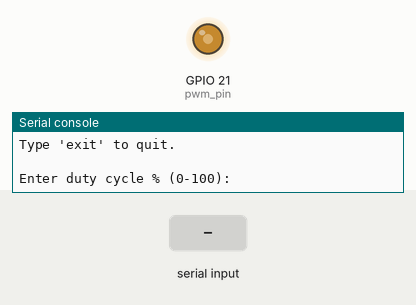
This program was run on a simulated ESP32 board running MicroPython. Shown: output pins drawn as LEDs (lit = HIGH), the last lines printed to the serial console. The inputs (shaded band) are chosen by the test bench. At 4.3 s the program stops and its outputs stay as they are.

Above: at 1.2 s.
1.3 s: "5" typed at the serial console, then Enter
At 2.5 s:
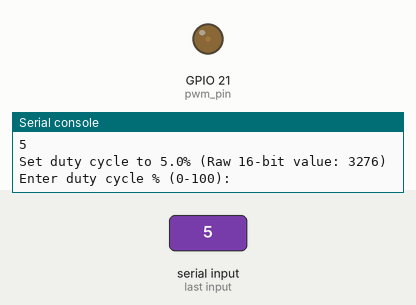
2.8 s: "90" typed at the serial console, then Enter
At 3.7 s:
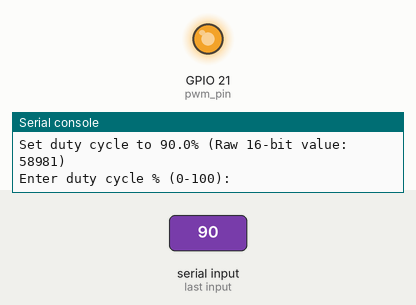
4.3 s: "exit" typed at the serial console, then Enter
At 4.8 s:
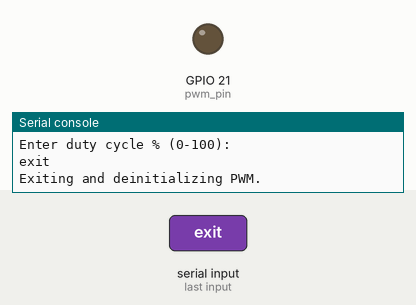
Timing chart, 0 to 5.8 s (numbered marks = the images above; inputs shaded):
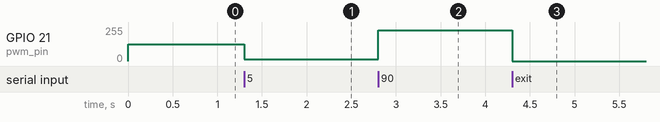

Measured:
- after the input at 1.3 s, GPIO 21 (pwm_pin): 127/255 → 13/255 at once
- after the input at 2.8 s, GPIO 21 (pwm_pin): 13/255 → 229/255 at once
- after the input at 4.3 s, GPIO 21 (pwm_pin): 229/255 → 0/255 at once

The program:

pwm.py
```python
from machine import Pin, PWM
import sys
import time


pwm_pin = Pin(21, Pin.OUT)
pwm = PWM(pwm_pin, freq=10000, duty_u16=32767)

print("--- Sparrow Detect Interactive PWM Control --- Version 0.02 GPI021")
print("Enter a duty cycle percentage from 0 to 100. A decimal number is allowed. Default is 50.0")
print("Type 'exit' to quit.\n")


while True:
    try:
        user_input = input("Enter duty cycle % (0-100): ").strip().lower()

        if user_input == 'exit':
            print("Exiting and deinitializing PWM.")
            pwm.deinit()
            break

        percentage = float(user_input)
        if not (0 <= percentage <= 100):
            print("Error: Please enter a value between 0 and 100.")
            continue

        duty_value = int((percentage / 100) * 65535)

        pwm.duty_u16(duty_value)
        print(f"Set duty cycle to {percentage}% (Raw 16-bit value: {duty_value})")

    except ValueError:
        print("Invalid input. Please enter a valid number or 'exit'.")
    except KeyboardInterrupt:
        print("\nProgram interrupted. Cleaning up.")
        pwm.deinit()
        break


50
```
